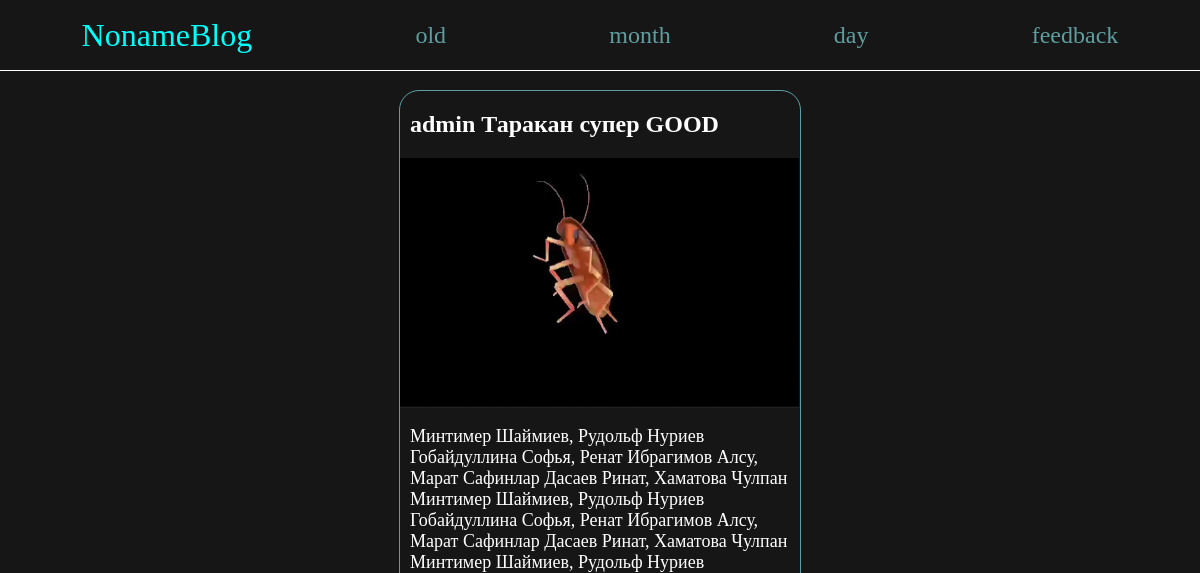
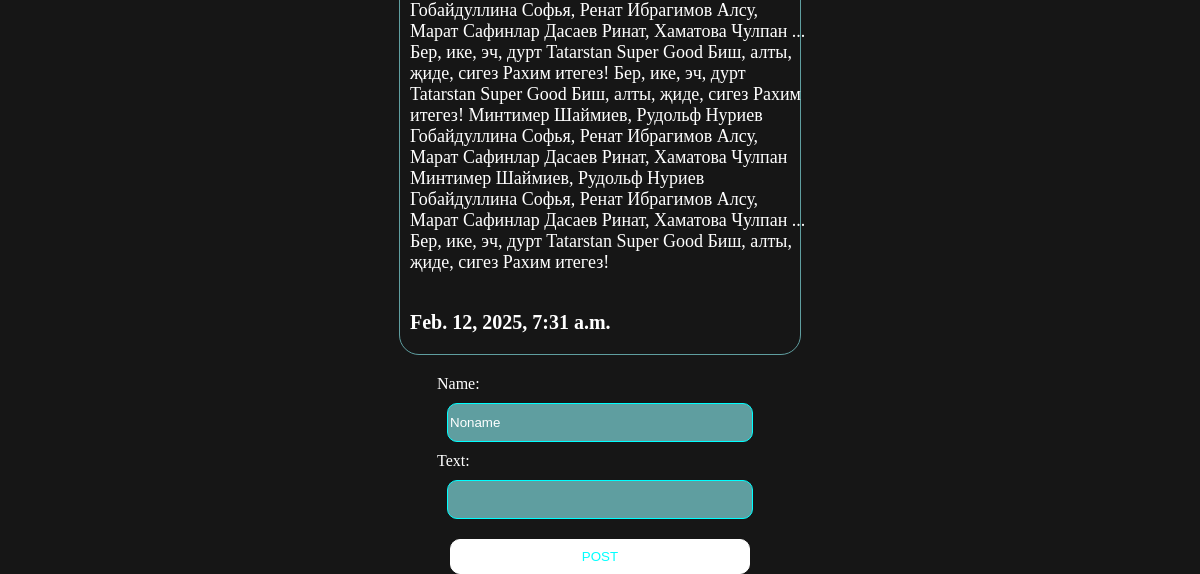
Before: /post/11 with the older database file (2 pictures, top to bottom).
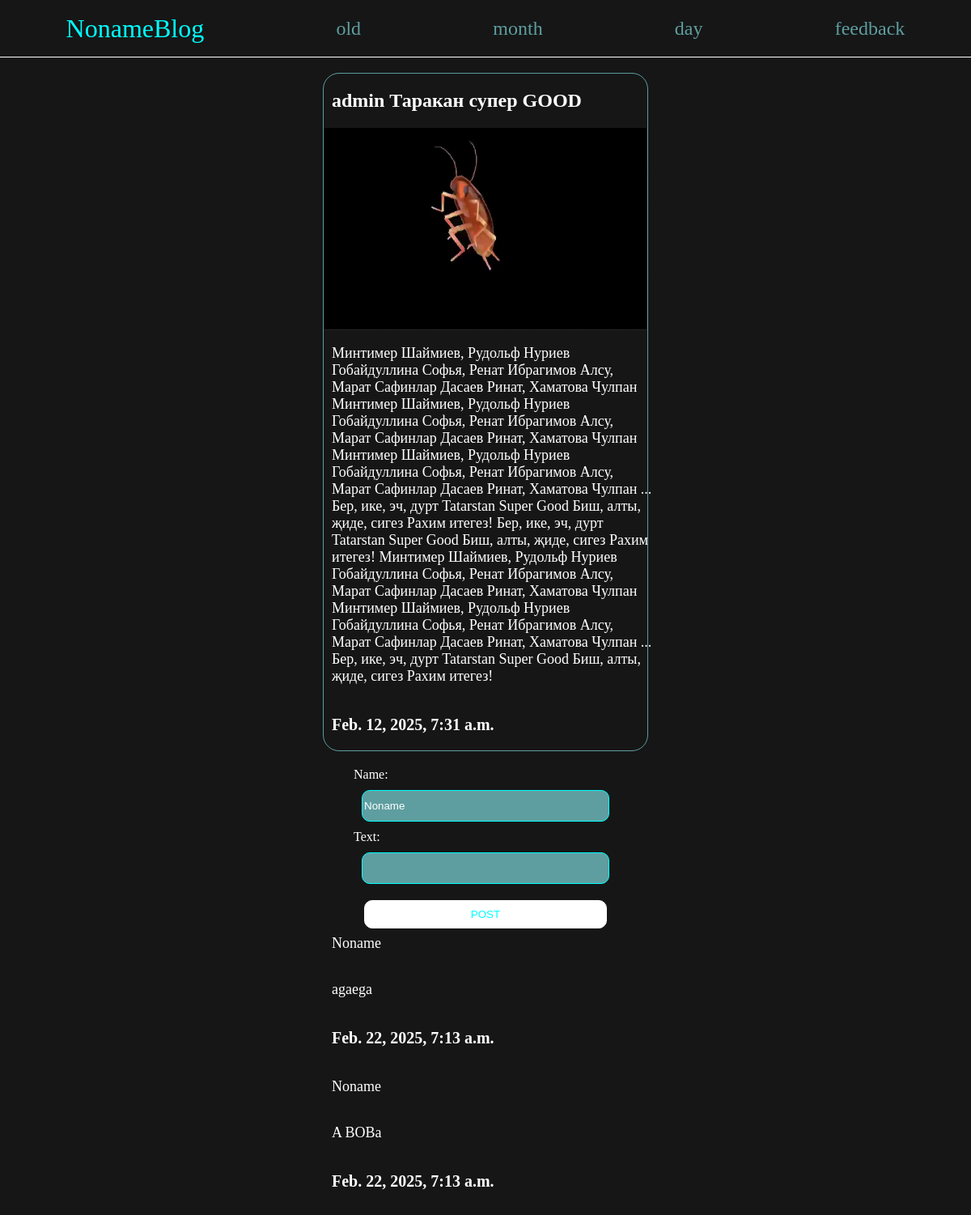
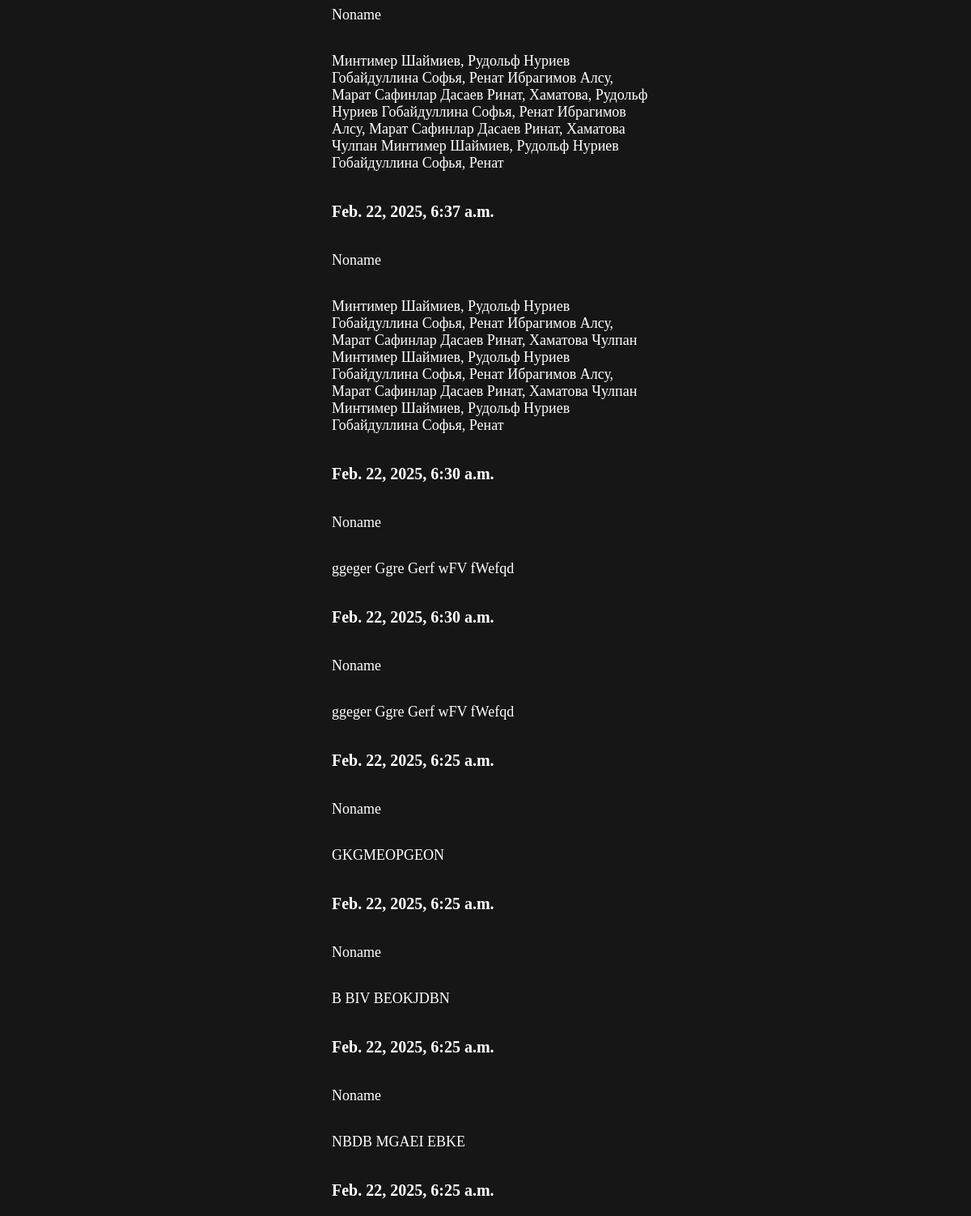
After: the same page with the newer database file (2 pictures, top to bottom).
### noapp/models.py (models this page shows, shortened)
class Post(models.Model):
    title = models.CharField(max_length=150)
    author = models.ForeignKey(User, on_delete=models.CASCADE)
    marker = models.SlugField()
    text = models.TextField(max_length=1000, blank=True, null=True)
    image = models.ImageField(null=True, blank=True)
    created = models.DateTimeField(auto_created=True)
    published = models.DateTimeField(auto_now=True)
    changed = models.DateTimeField(auto_now_add=True)
    class PostStatus(models.TextChoices):
        draft = 'Draft'
        public = 'Public'
    status = models.CharField(max_length=6, choices=PostStatus.choices, default=PostStatus.draft)
    class Meta:
        ordering = ['title', 'author', 'status', 'marker']

class Comment(models.Model):
    post = models.ForeignKey(Post, on_delete=models.CASCADE)
    name = models.CharField(max_length=100, blank=True, default='Noname')
    text = models.CharField(max_length=300)
    published = models.DateTimeField(auto_now=True)

### noapp/views.py (the view)
# urls.py: path('post/<int:post_id>', views.post_page, name='post')
def post_page(request, post_id):
    post = get_object_or_404(Post, id=post_id, status=Post.PostStatus.public)
    comments = Comment.objects.filter(post__id=post_id).order_by('-published')
    if request.method == 'POST':
        form = CommentForm(request.POST)
        comment = Comment()
        comment.post = get_object_or_404(Post, id=post_id)
        comment.text = request.POST.get('text')
        comment.name = request.POST.get('name')
        comment.save()
    else:
        form = CommentForm()
    return render(request, 'noapp/post.html', {'post': post, 'comments': comments, 'form': form})

### noapp/forms.py
class CommentForm(forms.ModelForm):
    class Meta:
        model = Comment
        fields = ['name', 'text']

### noapp/templates/noapp/post.html (shortened to what this page needs)
{%extends 'noapp/blog.html'%}
{%block content%}
<main>
        <div class="post">
            <h2>{{post.author}} {{post.title}}</h2>
            {%if post.image%}
            <img src="{{post.image.url}}" alt="">
            {%endif%}
            <p>{{post.text}}</p>
            <h3>{{post.published}}</h3>
        </div>
        <form method="post">
            {{form}}
            <button type="submit">POST</button>
        </form>
        <section class="comments">
            {%for comment in comments%}
            <div class="comment">
                <p>{{comment.name}}</p>
                <p>{{comment.text}}</p>
                <h3>{{comment.published}}</h3>
            </div>
            {%endfor%}
        </section>
    </main>
{%endblock%}

### noapp/templates/noapp/blog.html (shortened to what this page needs)
<!DOCTYPE html>
<html lang="en">
<head>
    {%load static%}
    <link rel="stylesheet" href="{% static 'noapp/style.css' %}">
</head>
<body>
    <header>
        <a href="/" class="logo">NonameBlog</a>
        <a href="{%url 'old' %}">old</a>
        <a href="{%url 'month'%}">month</a>
        <a href="{%url 'day'%}">day</a>
        <a href="{%url 'feedback'%}">feedback</a>
    </header>
{%block content%}
{%endblock%}
</body>
</html>

### noapp/static/noapp/style.css (style rules this page uses)
body { margin: 0; display: flex; align-items: center; flex-direction: column; background-color: rgb(22, 22, 22); color: white; }
header { display: flex; align-items: center; flex-direction: row; justify-content: space-around; width: 100%; height: 70px; border-bottom: 1px solid white; background-color: rgb(22, 22, 22); position: fixed; z-index: 1; }
a { text-decoration: none; color: cadetblue; font-size: 24px; }
.logo { text-decoration: none; color: cyan; font-size: 32px; }
div { display: flex; flex-direction: column; }
img { width: 400px; height: 250px; }
main { margin-top: 70px; display: flex; flex-direction: column; align-items: center; }
.post { margin: 20px; display: flex; flex-direction: column; width: 400px; border: 1px solid cadetblue; border-radius: 20px; }
p { width: 400px; position: relative; left: 10px; color: white; font-size: 18px; }
h2 { position: relative; left: 10px; color: white; font-size: 24px; }
h3 { position: relative; left: 10px; color: white; font-size: 20px; }
input { margin: 10px; display: flex; flex-direction: column; width: 300px; height: 35px; background-color: cadetblue; color: white; border: 1px solid cyan; border-radius: 10px; display: flex; align-items: center; justify-content: center; }
button { position: relative; top: 10px; display: flex; flex-direction: column; width: 300px; height: 35px; border: 1px solid white; border-radius: 10px; background-color: white; color: cyan; display: flex; align-items: center; justify-content: center; }
form { display: flex; flex-direction: column; align-items: center; }

Changed rows visible on the page:
added Comment: name "Noname", text "agaega", published "Feb. 22, 2025, 7:13 a.m."
added Comment: name "Noname", text "A BOBa", published "Feb. 22, 2025, 7:13 a.m."
added Comment: name "Noname", text "Минтимер Шаймиев, Рудольф Нуриев Гобайдуллина Софья, Ренат Ибрагимов Алсу, Марат Сафинлар Дасаев Ринат, Хаматова, Рудольф Нуриев Гобайдуллина Софья, Ренат Ибрагимов Алсу, Марат Сафинлар Дасаев Ринат, Хаматова Чулпан Минтимер Шаймиев, Рудольф Нуриев Гобайдуллина Софья, Ренат", published "Feb. 22, 2025, 6:37 a.m."
added Comment: name "Noname", text "Минтимер Шаймиев, Рудольф Нуриев Гобайдуллина Софья, Ренат Ибрагимов Алсу, Марат Сафинлар Дасаев Ринат, Хаматова Чулпан Минтимер Шаймиев, Рудольф Нуриев Гобайдуллина Софья, Ренат Ибрагимов Алсу, Марат Сафинлар Дасаев Ринат, Хаматова Чулпан Минтимер Шаймиев, Рудольф Нуриев Гобайдуллина Софья, Ренат", published "Feb. 22, 2025, 6:30 a.m."
added Comment: name "Noname", text "ggeger Ggre Gerf wFV fWefqd", published "Feb. 22, 2025, 6:30 a.m."
added Comment: name "Noname", text "ggeger Ggre Gerf wFV fWefqd", published "Feb. 22, 2025, 6:25 a.m."
added Comment: name "Noname", text "GKGMEOPGEON", published "Feb. 22, 2025, 6:25 a.m."
added Comment: name "Noname", text "B BIV BEOKJDBN", published "Feb. 22, 2025, 6:25 a.m."
added Comment: name "Noname", text "NBDB MGAEI EBKE", published "Feb. 22, 2025, 6:25 a.m."
